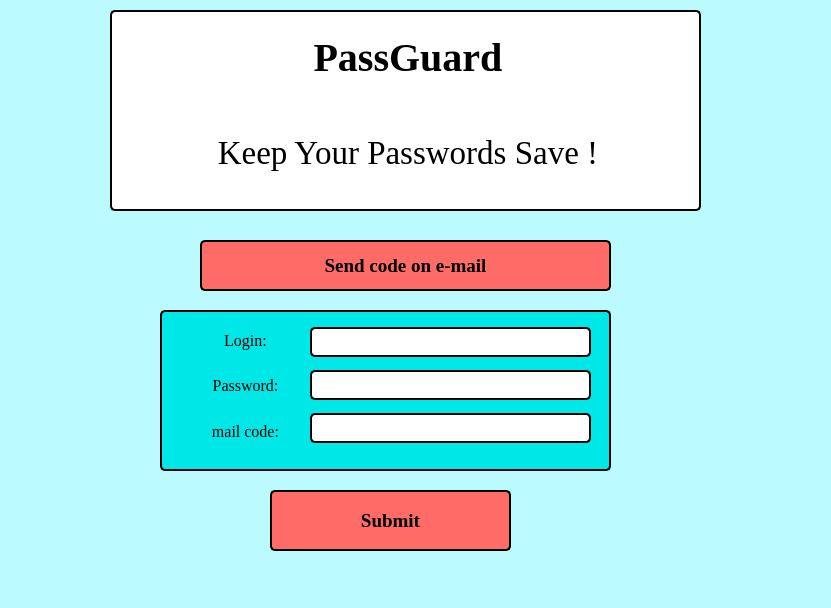
<?xml version="1.0" encoding="UTF-8"?>
<ui version="4.0">
 <class>MainWindow</class>
 <widget class="QMainWindow" name="MainWindow">
  <property name="geometry">
   <rect>
    <x>0</x>
    <y>0</y>
    <width>831</width>
    <height>608</height>
   </rect>
  </property>
  <property name="windowTitle">
   <string>Password Guardian</string>
  </property>
  <property name="styleSheet">
   <string notr="true">QMainWindow{
	background-color: rgb(187, 250, 255);
}</string>
  </property>
  <widget class="QWidget" name="centralwidget">
   <property name="styleSheet">
    <string notr="true">QPushButton:hover{
	background-color: rgb(206, 34, 34);
}
QPushButton:pressed{
	background-color: rgb(1, 35, 255);
}
QPushButton{
	background-color: rgb(255, 107, 102);
	border: 2px solid black;
	border-radius: 5px;
}
</string>
   </property>
   <widget class="QPushButton" name="mailbutt">
    <property name="geometry">
     <rect>
      <x>200</x>
      <y>240</y>
      <width>411</width>
      <height>51</height>
     </rect>
    </property>
    <property name="font">
     <font>
      <family>Times New Roman</family>
      <pointsize>14</pointsize>
      <weight>75</weight>
      <bold>true</bold>
     </font>
    </property>
    <property name="styleSheet">
     <string notr="true"/>
    </property>
    <property name="text">
     <string>Send code on e-mail</string>
    </property>
    <property name="checkable">
     <bool>false</bool>
    </property>
    <property name="checked">
     <bool>false</bool>
    </property>
   </widget>
   <widget class="QPushButton" name="submit">
    <property name="geometry">
     <rect>
      <x>270</x>
      <y>490</y>
      <width>241</width>
      <height>61</height>
     </rect>
    </property>
    <property name="font">
     <font>
      <family>Times New Roman</family>
      <pointsize>14</pointsize>
      <weight>75</weight>
      <bold>true</bold>
     </font>
    </property>
    <property name="text">
     <string>Submit</string>
    </property>
    <property name="shortcut">
     <string>Return</string>
    </property>
   </widget>
   <widget class="QFrame" name="frame">
    <property name="geometry">
     <rect>
      <x>110</x>
      <y>10</y>
      <width>591</width>
      <height>201</height>
     </rect>
    </property>
    <property name="styleSheet">
     <string notr="true">QFrame#frame{
	background-color: rgb(255, 255, 255);
	border: 2px solid black;
	border-radius: 5px;
}</string>
    </property>
    <property name="frameShape">
     <enum>QFrame::StyledPanel</enum>
    </property>
    <property name="frameShadow">
     <enum>QFrame::Raised</enum>
    </property>
    <widget class="QLabel" name="title">
     <property name="geometry">
      <rect>
       <x>50</x>
       <y>10</y>
       <width>496</width>
       <height>75</height>
      </rect>
     </property>
     <property name="font">
      <font>
       <family>Times New Roman</family>
       <pointsize>30</pointsize>
       <weight>75</weight>
       <bold>true</bold>
      </font>
     </property>
     <property name="text">
      <string>PassGuard</string>
     </property>
     <property name="alignment">
      <set>Qt::AlignCenter</set>
     </property>
     <property name="margin">
      <number>9</number>
     </property>
    </widget>
    <widget class="QLabel" name="subtitle">
     <property name="geometry">
      <rect>
       <x>50</x>
       <y>100</y>
       <width>496</width>
       <height>86</height>
      </rect>
     </property>
     <property name="font">
      <font>
       <family>Times New Roman</family>
       <pointsize>25</pointsize>
       <underline>false</underline>
       <strikeout>false</strikeout>
       <kerning>true</kerning>
      </font>
     </property>
     <property name="text">
      <string>Keep Your Passwords Save !</string>
     </property>
     <property name="alignment">
      <set>Qt::AlignCenter</set>
     </property>
     <property name="margin">
      <number>8</number>
     </property>
    </widget>
   </widget>
   <widget class="QFrame" name="frame_2">
    <property name="geometry">
     <rect>
      <x>160</x>
      <y>310</y>
      <width>451</width>
      <height>161</height>
     </rect>
    </property>
    <property name="styleSheet">
     <string notr="true">QFrame#frame_2{
	background-color: rgb(0, 231, 231);
	border: 2px solid black;
	border-radius: 5px;
}
QLineEdit{
	border: 2px solid black;
	border-radius: 5px;
}</string>
    </property>
    <property name="frameShape">
     <enum>QFrame::StyledPanel</enum>
    </property>
    <property name="frameShadow">
     <enum>QFrame::Raised</enum>
    </property>
    <widget class="QWidget" name="verticalLayoutWidget_3">
     <property name="geometry">
      <rect>
       <x>150</x>
       <y>10</y>
       <width>281</width>
       <height>131</height>
      </rect>
     </property>
     <layout class="QVBoxLayout" name="verticalLayout_3">
      <item>
       <widget class="QLineEdit" name="lineEdit_login">
        <property name="minimumSize">
         <size>
          <width>0</width>
          <height>30</height>
         </size>
        </property>
        <property name="font">
         <font>
          <family>Times New Roman</family>
          <pointsize>12</pointsize>
         </font>
        </property>
        <property name="alignment">
         <set>Qt::AlignCenter</set>
        </property>
       </widget>
      </item>
      <item>
       <widget class="QLineEdit" name="lineEdit_pass">
        <property name="minimumSize">
         <size>
          <width>0</width>
          <height>30</height>
         </size>
        </property>
        <property name="font">
         <font>
          <family>Times New Roman</family>
          <pointsize>12</pointsize>
         </font>
        </property>
        <property name="echoMode">
         <enum>QLineEdit::Password</enum>
        </property>
        <property name="alignment">
         <set>Qt::AlignCenter</set>
        </property>
       </widget>
      </item>
      <item>
       <widget class="QLineEdit" name="lineEdit_mail">
        <property name="minimumSize">
         <size>
          <width>0</width>
          <height>30</height>
         </size>
        </property>
        <property name="font">
         <font>
          <family>Times New Roman</family>
          <pointsize>12</pointsize>
         </font>
        </property>
        <property name="alignment">
         <set>Qt::AlignCenter</set>
        </property>
       </widget>
      </item>
     </layout>
    </widget>
    <widget class="QWidget" name="verticalLayoutWidget_2">
     <property name="geometry">
      <rect>
       <x>20</x>
       <y>10</y>
       <width>131</width>
       <height>131</height>
      </rect>
     </property>
     <layout class="QVBoxLayout" name="verticalLayout_2">
      <item>
       <widget class="QLabel" name="label_login">
        <property name="font">
         <font>
          <family>Times New Roman</family>
          <pointsize>12</pointsize>
         </font>
        </property>
        <property name="text">
         <string>Login:</string>
        </property>
        <property name="alignment">
         <set>Qt::AlignCenter</set>
        </property>
       </widget>
      </item>
      <item>
       <widget class="QLabel" name="label_pass">
        <property name="font">
         <font>
          <family>Times New Roman</family>
          <pointsize>12</pointsize>
         </font>
        </property>
        <property name="text">
         <string>Password:</string>
        </property>
        <property name="alignment">
         <set>Qt::AlignCenter</set>
        </property>
       </widget>
      </item>
      <item>
       <widget class="QLabel" name="label_mail">
        <property name="font">
         <font>
          <family>Times New Roman</family>
          <pointsize>12</pointsize>
         </font>
        </property>
        <property name="text">
         <string>mail code:</string>
        </property>
        <property name="alignment">
         <set>Qt::AlignCenter</set>
        </property>
       </widget>
      </item>
     </layout>
    </widget>
   </widget>
  </widget>
 </widget>
 <resources/>
 <connections/>
</ui>
